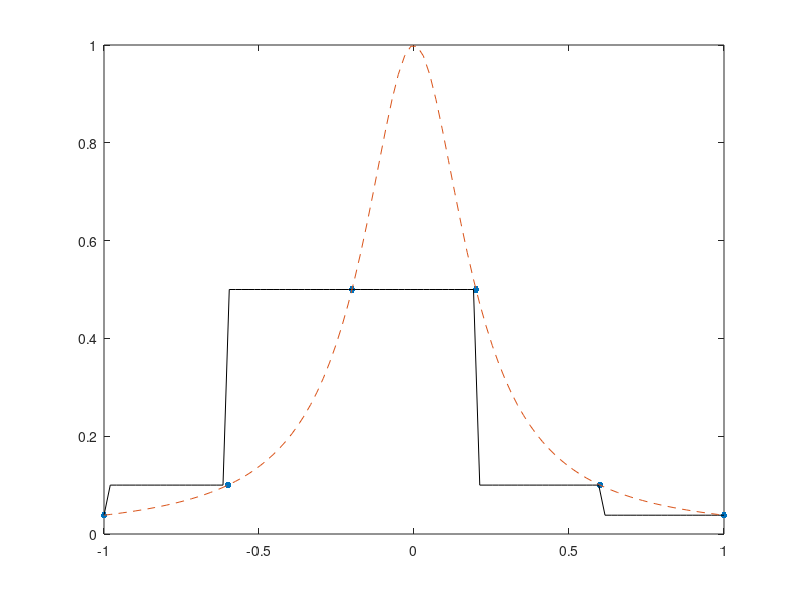
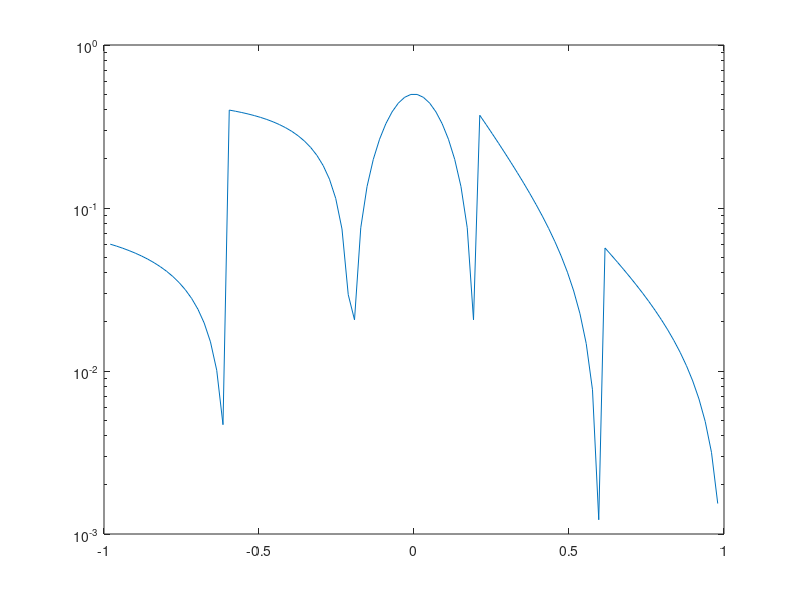

Recreate these plots in MATLAB, in order. (Note: this script raises an error after producing the figures.)
%% trazadores 
% lineal - interp1
n = 5;
f = @(x) 1./(1+25*x.^2);
xi = linspace(-1,1,n+1);
yi = f(xi);
figure(1)
clf
plot(xi,yi,'.','MarkerSize',15)
xx = linspace(-1,1,100);
yy = interp1(xi,yi,xx,'next'); % linear, pchip
hold on 
plot(xx,yy,'k'),
plot(xx,f(xx),'--')

figure(2) % error
clf 
semilogy(xx,abs(f(xx)-yy))

% lagrange - implementamos la formula que vimos en clase 

n = 25;
f = @(x) 1./(1+25*x.^2);
%xi = linspace(-1,1,n+1); % puntos equidistantes
xi = cos((0:n)*pi/n); % puntos de Chebyshev
yi = f(xi);

% graficar
xx = linspace(min(xi),max(xi));
yy = nan(size(xx));
for j = 1:numel(xx)
    yy(j) = lagrangeClase(xi,yi,xx(j));
end
figure(1), clf
plot(xx,yy,'k'), hold on
plot(xi,yi,'.r','MarkerSize',15)
plot(xx,f(xx),'--')

function p = lagrangeClase(xi,yi,x)
n = numel(xi)-1;
p = 0; % resultado
for k = 0:n
    Lk = 1;
    for i = 0:n
        if(i~=k)
            Lk = Lk*(x-xi(i+1))/(xi(k+1)-xi(i+1));
        end
    end
    p = p + yi(k+1)*Lk;
end
%disp(p)
end

